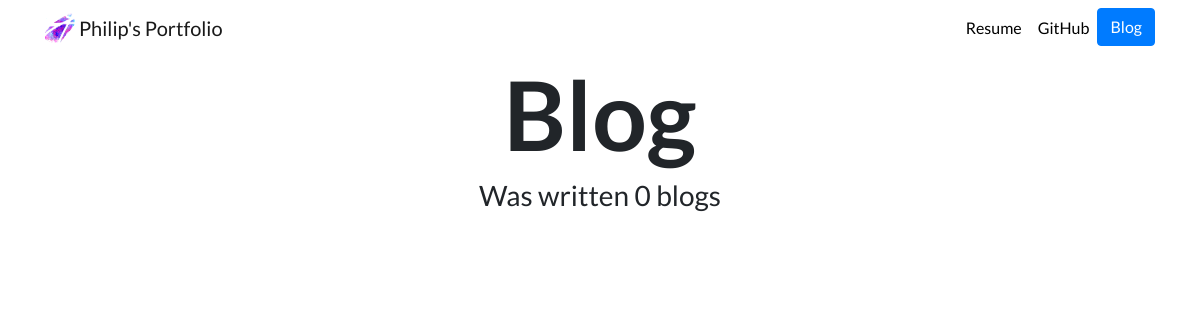
The page /blog/ on the database as committed earlier.
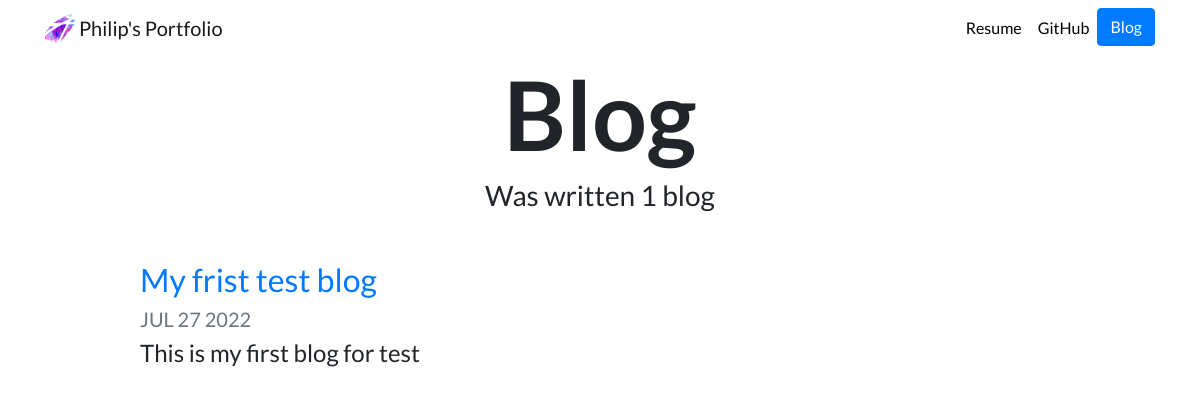
The same page on the database as committed later.
### blog/models.py (models this page shows, shortened)
class Blog(models.Model):
    title = models.CharField(max_length=100)
    date = models.DateField()
    description = models.TextField()

### blog/views.py (the view)
# urls.py: path('', views.all_blogs, name='all_blogs'),
def all_blogs(request):
    blogs = Blog.objects.order_by('-date')
    return render(request, 'blog/all_blogs.html', {'blogs': blogs})

### blog/templates/blog/all_blogs.html
{% extends "portfolio/base.html" %}
{% load static %}
{% block content %}
<h1 id="blogtitle" class="font-weight-bold text-center">Blog</h1>
<h3 class="text-center mb-5">Was written {{ blogs.count }} blog{{ blogs.count|pluralize }}</h3>
{% for blog in blogs %}
<div class="row justify-content-center my-3">
  <div class="col-md-10">
    <a href="{% url 'blog:detail' blog.id %}">
      <h2>{{ blog.title }}</h2>
    </a>
    <h5 class="text-muted">{{ blog.date|date:'M d Y'|upper }}</h5>
    <h4>{{ blog.description|striptags|truncatechars:100 }}</h4>
  </div>
</div>
{% endfor %}
{% endblock %}

Rows that differ between the two databases and show on the page:
added Blog: title "My frist test blog", date "JUL 27 2022", description "This is my first blog for test"
Other text that changed with them:
{{ blogs.count }}: "0" → "1"
